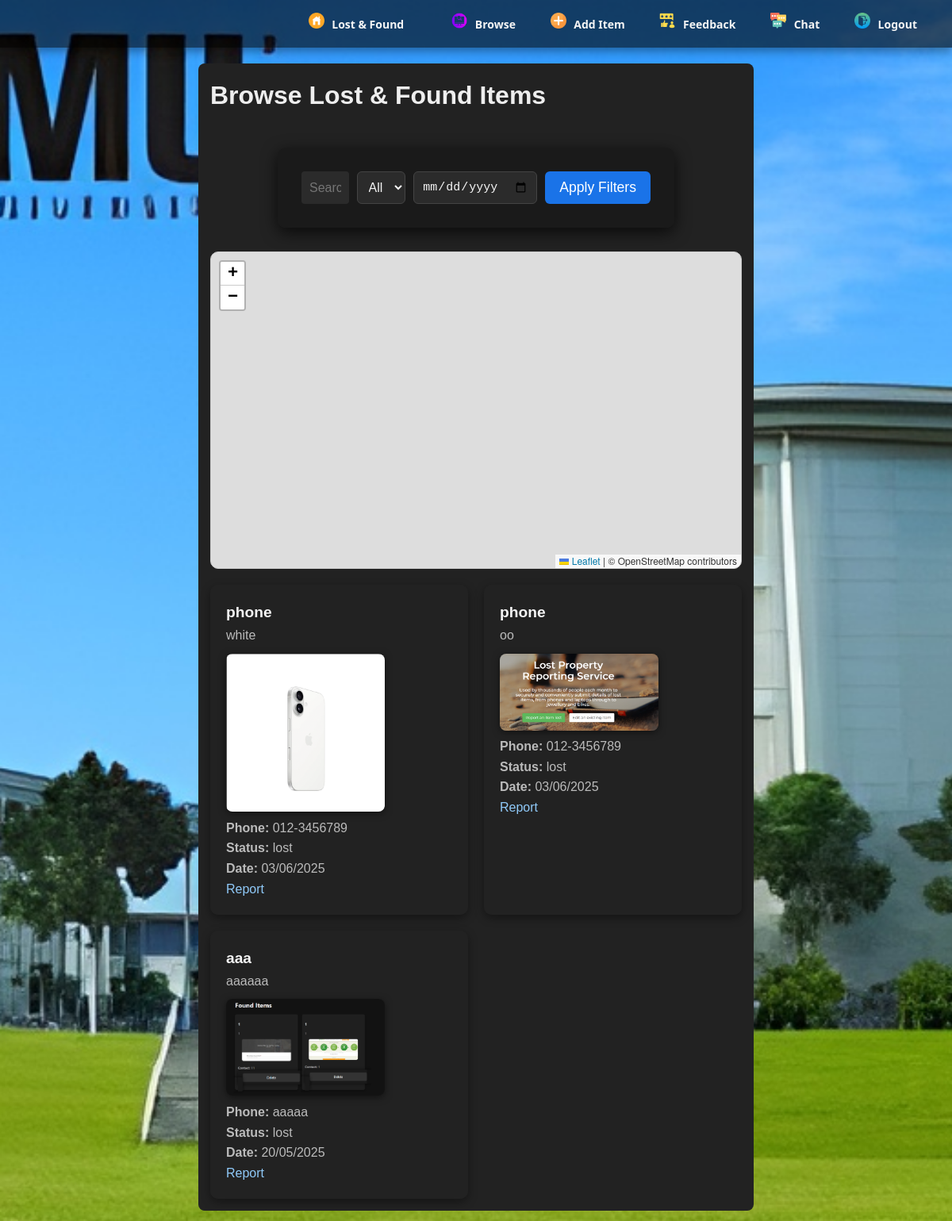
Screenshot of /browse (signed in) with the database file from the repository.
### app.py (models this page shows)
class LostItem(db.Model):
    id = db.Column(db.Integer, primary_key=True)
    name = db.Column(db.String(150), nullable=False)
    description = db.Column(db.String(500), nullable=False)
    phone = db.Column(db.String(20), nullable=False)
    photo = db.Column(db.String(200), nullable=True)
    date_reported = db.Column(db.DateTime, default=datetime.utcnow)
    status = db.Column(db.String(50), default='lost')
    user_id = db.Column(db.Integer, db.ForeignKey('user.id'), nullable=False)
    reports = db.relationship('Report', backref='item', lazy=True, cascade="all, delete-orphan")
    latitude = db.Column(db.Float)
    longitude = db.Column(db.Float)

### app.py (the view, shortened to what this page needs)
    @app.route('/browse')
    @login_required
    def browse():
        search = request.args.get('search', '').strip()
        status = request.args.get('status', 'all')
        date_str = request.args.get('date')
        query = LostItem.query.order_by(LostItem.date_reported.desc())
        if search:
           query = query.filter(
            (LostItem.name.ilike(f'%{search}%')) |
            (LostItem.description.ilike(f'%{search}%'))
        )
        if status != 'all':
           query = query.filter_by(status=status)
        items = query.all()
        return render_template('browse.html', items=items)

### app.py (called while the page is built)
@login_manager.user_loader
def load_user(user_id):
    return User.query.get(int(user_id))

### templates/browse.html (shortened to what this page needs)
{% extends "base.html" %}
{% block content %}
<div class="container">
    <h1>Browse Lost & Found Items</h1>
    <form method="get" class="filter-form">
        <input type="text" name="search" placeholder="Search by name/description" value="{{ request.args.get('search', '') }}">
        <select name="status">
            <option value="all" {% if request.args.get('status') == 'all' %}selected{% endif %}>All</option>
        </select>
        <input type="date" name="date" value="{{ request.args.get('date', '') }}">
        <button type="submit">Apply Filters</button>
    </form>
    <link rel="stylesheet" href="https://unpkg.com/leaflet/dist/leaflet.css" />
    <div id="map" style="height: 400px; margin: 20px 0; border-radius: 10px;"></div>
    {% if items %}
        <div class="items-list">
            {% for item in items %}
                <div class="item-card">
                    <h3>{{ item.name }}</h3>
                    <p>{{ item.description }}</p>
                    {% if item.photo %}
                        <div class="item-photo">
                            <img src="{{ url_for('static', filename='uploads/' + item.photo) }}" alt="Item Photo" class="item-img" style="max-width: 200px; border-radius: 8px;">
                        </div>
                    {% endif %}
                    <p><strong>Phone:</strong> {{ item.phone }}</p>
                    <p><strong>Status:</strong> {{ item.status }}</p>
                    <p><strong>Date:</strong> {{ item.date_reported.strftime('%d/%m/%Y') }}</p>
                    <a href="{{ url_for('report_item', item_id=item.id) }}" class="btn btn-danger">Report</a>
                </div>
            {% endfor %}
        </div>
    {% else %}
        <p>No items found matching your criteria.</p>
    {% endif %}
</div>
{% endblock %}

### static/css/style.css (style rules this page uses)
* { margin: 0; padding: 0; box-sizing: border-box; }
body { background: url("/static/images/mmu.jpeg") no-repeat center center fixed; background-size: cover; color: #f5f5f5; font-family: 'Segoe UI', Tahoma, Geneva, Verdana, sans-serif; line-height: 1.6; padding-top: 60px; }
a { color: #90caf9; text-decoration: none; transition: all 0.3s ease; }
.container { max-width: 1000px; margin: 60px auto; padding: 0 24px; }
form, .form-container { background-color: rgba(26, 26, 26, 0.95); padding: 30px; border-radius: 10px; max-width: 500px; margin: 40px auto; box-shadow: 0 6px 20px rgba(0, 0, 0, 0.7); }
input, select, textarea { width: 100%; padding: 12px; background-color: #2b2b2b; border: 1px solid #444; color: #fff; border-radius: 6px; font-size: 15px; }
button { padding: 12px; background-color: #444; color: white; border: none; border-radius: 6px; font-size: 16px; cursor: pointer; transition: background-color 0.3s ease; }
.items-list { display: grid; grid-template-columns: repeat(auto-fit, minmax(280px, 1fr)); gap: 20px; }
.item-card { background-color: rgba(34, 34, 34, 0.95); padding: 20px; border-radius: 10px; transition: transform 0.3s ease, box-shadow 0.3s ease; box-shadow: 0 4px 12px rgba(0, 0, 0, 0.4); }
.item-card h3 { font-size: 1.2em; color: #f5f5f5; }
.item-card p { color: #bbb; }
.item-img { max-width: 100%; border-radius: 8px; margin-top: 10px; box-shadow: 0 2px 10px rgba(0,0,0,0.5); }
.filter-form { display: flex; flex-wrap: wrap; gap: 10px; margin-bottom: 30px; }
.filter-form input, .filter-form select { padding: 10px; border-radius: 6px; background-color: #2b2b2b; border: 1px solid #444; color: #f5f5f5; flex: 1; }
.filter-form button { padding: 10px 20px; background-color: #333; color: #fff; border: none; border-radius: 6px; cursor: pointer; flex-shrink: 0; }
.container { max-width: 700px; margin: 20px auto; padding: 15px; background: #222; color: #eee; border-radius: 8px; font-family: Arial, sans-serif; }
input[type="text"], textarea, select, input[type="file"] { width: 100%; padding: 8px 10px; border-radius: 4px; border: none; font-size: 1em; box-sizing: border-box; }
button[type="submit"] { background-color: #1a73e8; color: white; padding: 10px 18px; font-size: 1.1em; border: none; border-radius: 6px; cursor: pointer; transition: background-color 0.3s ease; }
#map { width: 100%; height: 400px; border: 1px solid #ccc; border-radius: 6px; cursor: pointer; }

### rows the page displays
LostItem: name "phone", description "white", photo (picture), phone "012-3456789", status "lost", date_reported "03/06/2025"
LostItem: name "phone", description "oo", photo (picture), phone "012-3456789", status "lost", date_reported "03/06/2025"
LostItem: name "aaa", description "aaaaaa", photo (picture), phone "aaaaa", status "lost", date_reported "20/05/2025"
